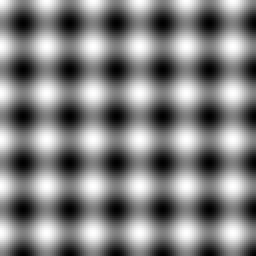
#> input picture lab12/im1.png, 128 x 128 px, found by its file name (shown 2 times larger)
$ python zad1.py
#> lines starting #> are read from the running program, lines starting #| are printed output that depends on the picture; pictures that were not available may be replaced by others from this repository, and a replacement may not be noted
# exercise_1_orthogonal_transform.py
import cv2
import numpy as np
import matplotlib.pyplot as plt
from scipy.fft import dct, idct
from skimage import data
# --- Helper Functions ---
def dct2(a):
    """Performs a 2D DCT."""
    return dct(dct(a.T, norm='ortho').T, norm='ortho')

def idct2(a):
    """Performs a 2D Inverse DCT."""
    return idct(idct(a.T, norm='ortho').T, norm='ortho')

def show_images(images, titles, main_title=""):
    """Displays multiple images in a single figure."""
    num_images = len(images)
    plt.figure(figsize=(5 * num_images, 5))
    plt.suptitle(main_title, fontsize=16)
    for i in range(num_images):
        plt.subplot(1, num_images, i + 1)
        if images[i].ndim == 2:
            plt.imshow(images[i], cmap='gray')
        else:
            plt.imshow(cv2.cvtColor(images[i], cv2.COLOR_BGR2RGB))
        plt.title(titles[i])
        plt.axis('off')
    plt.tight_layout(rect=[0, 0.03, 1, 0.95])
    plt.show()

def run_exercise_1():
    """Main function to run all parts of Exercise 1."""
    print("--- Running Exercise 1: Orthogonal Transformation ---")

    # --- 1.1: DCT and Zeroing Coefficients ---
    print("\n--- 1.1: DCT of an image and zeroing coefficients ---")
    im1 = cv2.imread(r"C:\Users\wiedzmok\CPS\lab12\im1.png", cv2.IMREAD_GRAYSCALE)
#> im1 is the input picture: shape (128, 128); min 0, max 255, mean 127.5
    im2 = cv2.imread(r"C:\Users\wiedzmok\CPS\lab12\im2.png", cv2.IMREAD_GRAYSCALE)
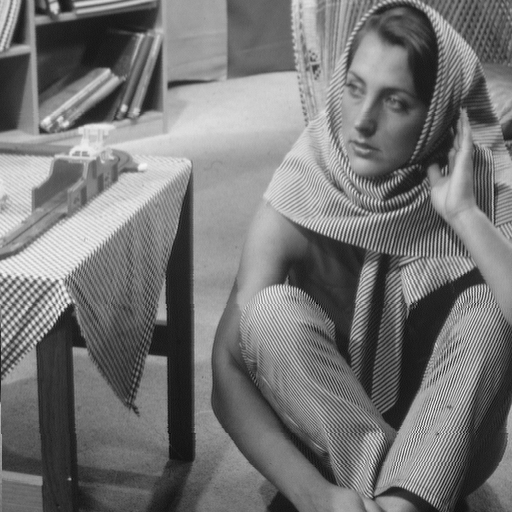
#> input picture lab12/barbara512.png, 512 x 512 px, given in place of im2.png, which was not available
#> im2 is the input picture: shape (512, 512); min 10, max 246, mean 117.4
    if im1 is None or im2 is None:
        raise FileNotFoundError("Nie znaleziono im1.png lub im2.png w katalogu lab12.")
    im1_float = im1.astype(float)
    dct_im1 = dct2(im1_float)
#> in dct2, `return dct(dct(a.T, norm='ortho').T, norm='ortho')`:
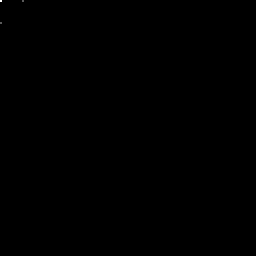
#> returned value: shape (128, 128) float64 (shown 2 times larger); min -2.65, max 16320.4, mean 1.7; drawn with min black and max white
    dct_log_viz = np.log(np.abs(dct_im1) + 1)
    show_images([im1, dct_log_viz], ["Original im1.png", "Log of DCT Coefficients"])
#> in show_images, `num_images = len(images)`: num_images = 2
#> in show_images, `plt.show()`:
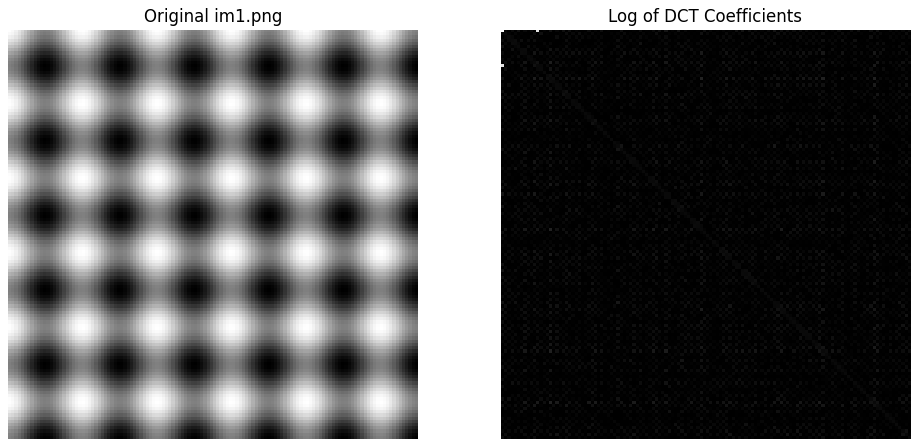
#> figure drawn by matplotlib, 2 panels

    # Zero out half of the significant AC coefficients
    dct_im1_modified = dct_im1.copy()
    flat_ac_coeffs = dct_im1_modified[1:].flatten()
#> flat_ac_coeffs = 16256 values, max 5770.3 at index 1280, min -2.65 at index 1854, mean 0.356
    indices_to_zero = np.argsort(np.abs(flat_ac_coeffs))[:len(flat_ac_coeffs) // 2]
#> indices_to_zero = 8128 values, max 16254 at index 6780, min 3 at index 5044, mean 8130.2
    np.put(flat_ac_coeffs, indices_to_zero, 0)
    dct_im1_modified[1:] = flat_ac_coeffs.reshape(dct_im1_modified[1:].shape)
    im1_reconstructed = idct2(dct_im1_modified)
    show_images([im1, im1_reconstructed], ["Original Image", "Reconstructed after zeroing 50% AC Coeffs"])

    # --- 1.2: DCT Filtering on cameraman.tif ---
    print("\n--- 1.2: DCT Filtering ---")
    cameraman = data.camera()
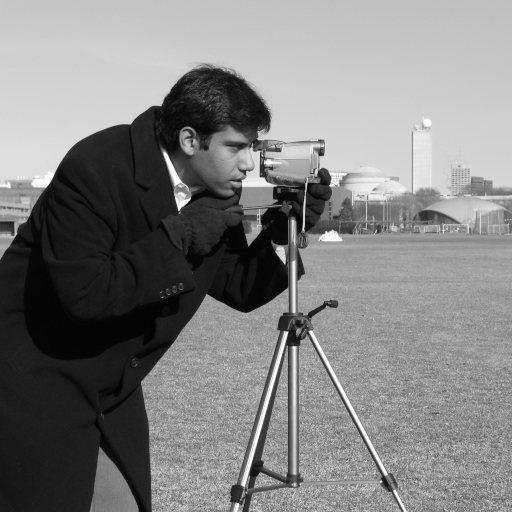
#> input picture skimage.data.camera(), 512 x 512 px
#> cameraman is the input picture: shape (512, 512); min 0, max 255, mean 129.1
    cameraman_float = cameraman.astype(float)
    dct_cameraman = dct2(cameraman_float)

    # a) Low-pass filter (keep top-left quadrant)
    dct_low_pass = np.zeros_like(dct_cameraman)
    rows, cols = cameraman.shape
#> rows = 512; cols = 512
    dct_low_pass[:rows // 4, :cols // 4] = dct_cameraman[:rows // 4, :cols // 4]
    reconstructed_low_freq = idct2(dct_low_pass)

    # b) Thresholding filter
    threshold = 500
    dct_thresholded = dct_cameraman.copy()
    dct_thresholded[np.abs(dct_thresholded) < threshold] = 0
    reconstructed_thresholded = idct2(dct_thresholded)
#> in idct2 (call 3), `return idct(idct(a.T, norm='ortho').T, norm='ortho')`:
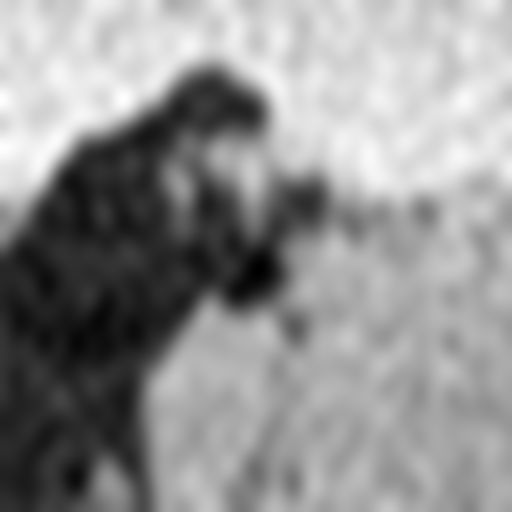
#> returned value: shape (512, 512) float64; min -15.66, max 237.4, mean 129.1; drawn with min black and max white
    show_images(
        [cameraman, reconstructed_low_freq, reconstructed_thresholded],
        ["Original", "Reconstructed (Low Freq Only)", f"Reconstructed (Threshold > {threshold})"]
    )

    # --- 1.3: Generating DCT Basis Images ---
    print("\n--- 1.3: Generating and summing DCT Basis Images ---")
    size = 128
    im_sum = np.zeros((size, size))
    basis_coords = [(5, 10), (10, 5), (20, 20), (30, 15)]
    for r, c in basis_coords:
        dct_basis = np.zeros((size, size))
        dct_basis[r, c] = 1
        im_sum += idct2(dct_basis)

    dct_sum = dct2(im_sum)
    dct_sum_viz = np.zeros_like(dct_sum)
    dct_sum_viz[np.abs(dct_sum) > 0.1] = 1
    show_images([im_sum, dct_sum_viz], ["Sum of 4 Basis Images", "DCT of Sum (should have 4 lit pixels)"])

    # Reconstruct from one coefficient
    dct_final = np.zeros((size, size))
    dct_final[5, 10] = dct_sum[5, 10]
    im_final = idct2(dct_final)
    show_images([im_sum, im_final], ["Sum of Basis Images", "Reconstructed from one coefficient"])
#> in show_images (call 5), `plt.show()`:
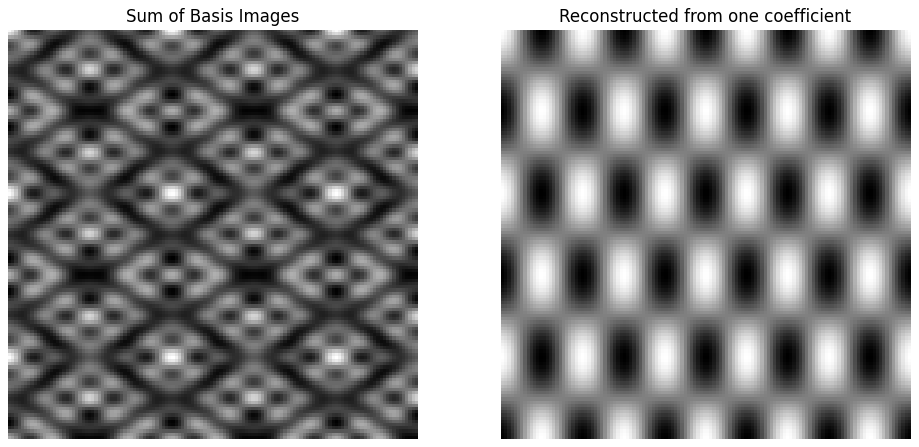
#> figure drawn by matplotlib, 2 panels

    # --- 1.4: Riddle ---
    print("\n--- 1.4: Riddle ---")
    # The riddle's answer is that the image itself is a DCT basis function.
    riddle_image_dct = np.zeros((128, 128))
    riddle_image_dct[10, 20] = 1 # A single frequency component
    riddle_image = idct2(riddle_image_dct)
    dct_of_riddle = dct2(riddle_image)
    dct_of_riddle_viz = np.log(np.abs(dct_of_riddle) + 1)
    show_images([riddle_image, dct_of_riddle_viz], ["Riddle Image (a cosine wave)", "Its DCT (one bright spot)"])
#> in show_images (call 6), `plt.show()`:
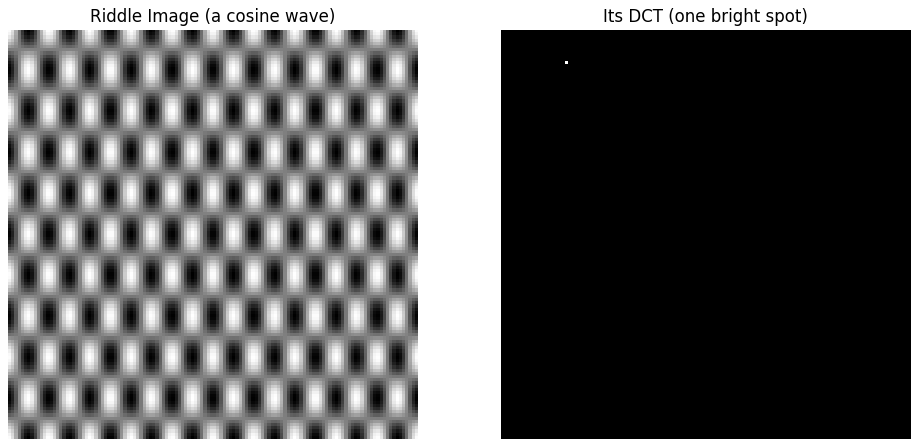
#> figure drawn by matplotlib, 2 panels
    print("Riddle Answer: The DCT is sparse because the image is a single DCT basis function.")


if __name__ == "__main__":
    run_exercise_1()
